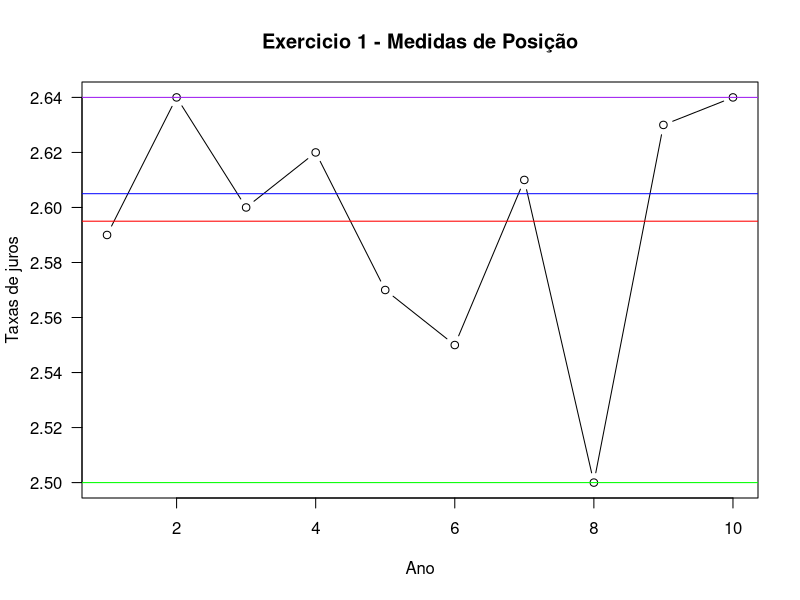
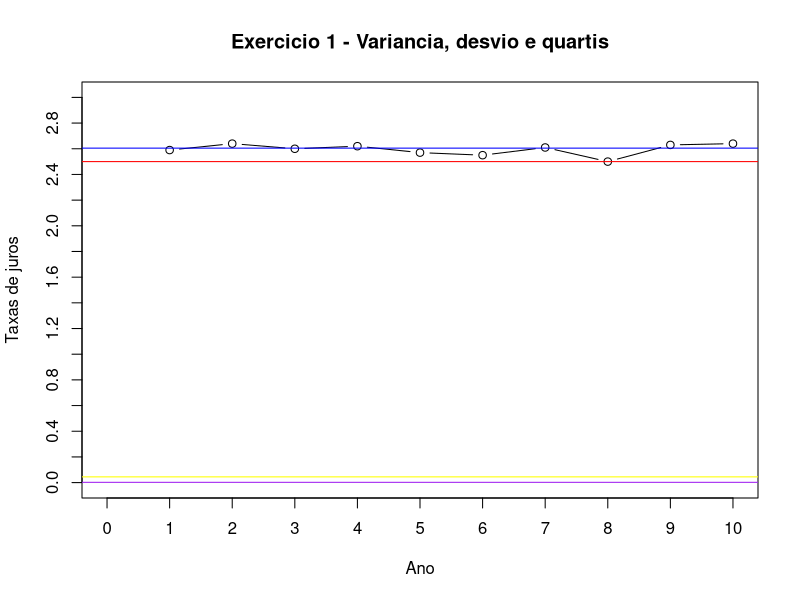
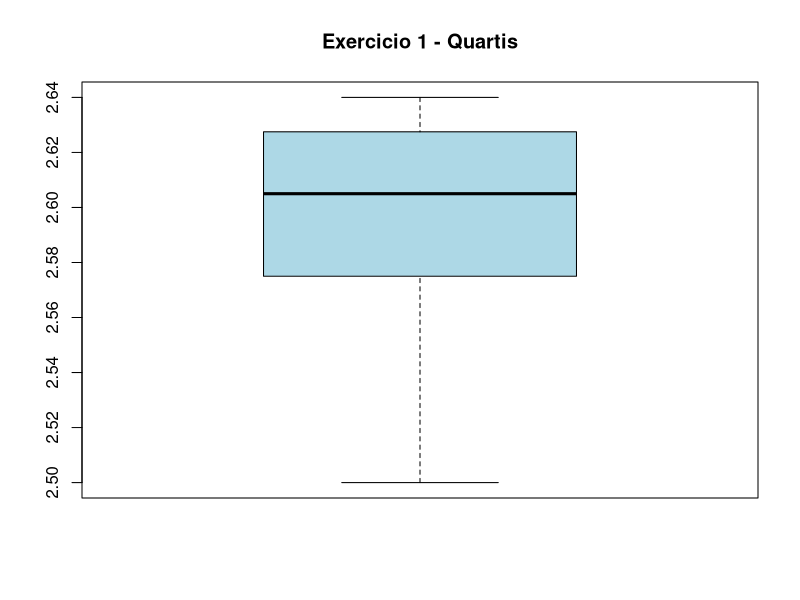

Write R code to recreate these figures, in order.
#https://cienciapratica.wordpress.com/2015/03/17/graficos-no-r-exemplos/
#http://2engenheiros.com/2017/05/27/como-calcular-estatisticas-basicas-no-r/
#https://cran.r-project.org/doc/contrib/Itano-descriptive-stats.pdf
#https://edisciplinas.usp.br/pluginfile.php/2996937/mod_resource/content/1/Tutorial.pdf
#https://rstudio-pubs-static.s3.amazonaws.com/106363_3cdd7d2bedb74c32a5ae86b4bdefb435.html

library(readxl)
exercicio1 <- read_excel("dados/exercicio1.xls")
View(exercicio1)
media <- mean(exercicio1$'Taxas de juros')
mediana <- median(exercicio1$'Taxas de juros')
desvio <- sd(exercicio1$'Taxas de juros')
variancia <- var(exercicio1$'Taxas de juros')
maximo <- max(exercicio1$'Taxas de juros')
minimo <- min(exercicio1$'Taxas de juros')
quartis <- quantile(exercicio1$'Taxas de juros')

media
mediana
desvio
variancia
maximo
minimo
quartis

plot(exercicio1$'Taxas de juros', xlab="Ano", ylab="Taxas de juros", main="Exercicio 1 - Medidas de Posição", las=1, type = "b")
abline(media, 0, col="red")
abline(mediana, 0, col="blue")
abline(maximo, 0, col="purple")
abline(minimo, 0, col="green")
dev.copy(device = jpeg, file = "graficos/exercicio1_figura1.jpeg", width = 600, height = 500, res = 100)
dev.off()


plot(exercicio1$'Taxas de juros', xaxt = "n", yaxt="n", xlim= c(0,10), ylim=c(0,3), xlab="Ano", ylab="Taxas de juros", main="Exercicio 1 - Variancia, desvio e quartis", las=1, type = "b")
axis(side=1, xaxp = c(0, 10, 10))
axis(side=2, yaxp = c(0, 3, 15))

abline(desvio, 0, col="yellow")
abline(variancia, 0, col="purple")
abline(quartis[[1]], 0, col="red")
abline(quartis[[3]], 0, col="blue")
dev.copy(device = jpeg, file = "graficos/exercicio1_figura2.jpeg", width = 600, height = 500, res = 100)
dev.off()

boxplot(quartis, pch=15, main="Exercicio 1 - Quartis" , col = "lightblue", pars = list(boxwex = 1))
dev.copy(device = jpeg, file = "graficos/exercicio1_figura3.jpeg", width = 600, height = 500, res = 100)
dev.off()
